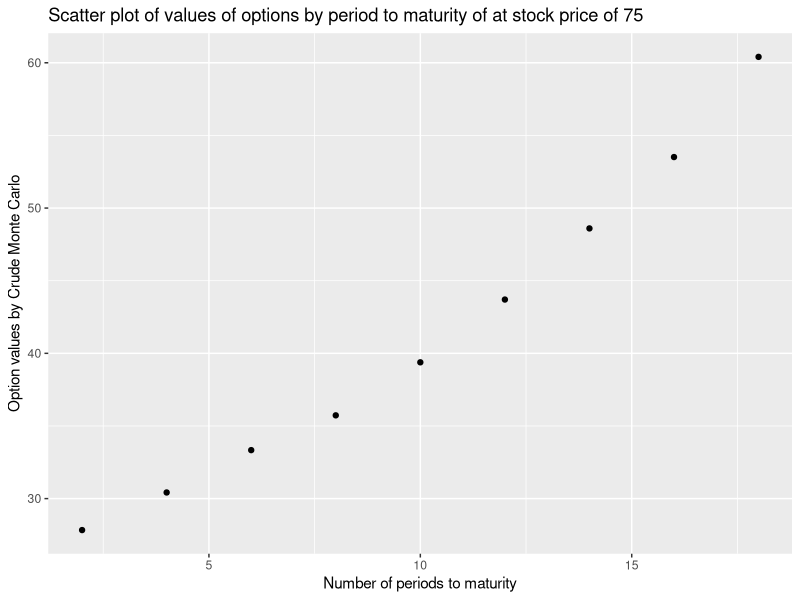
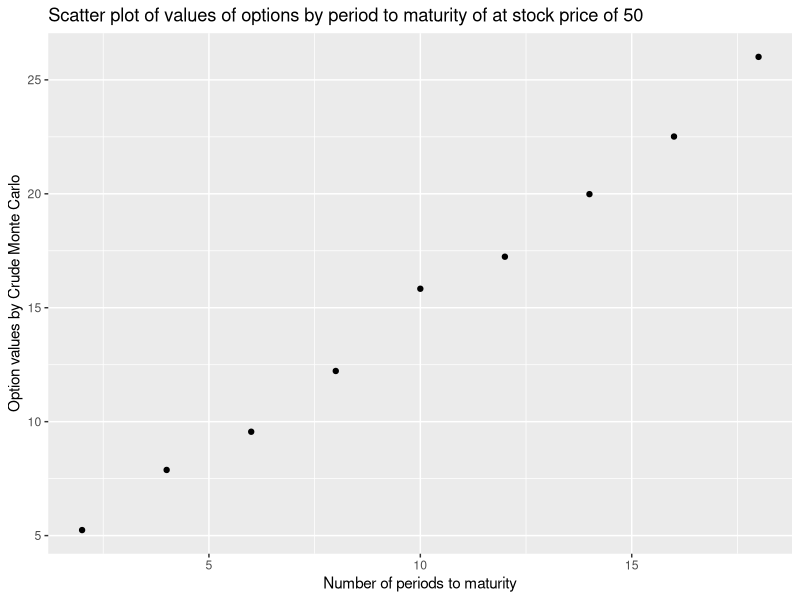
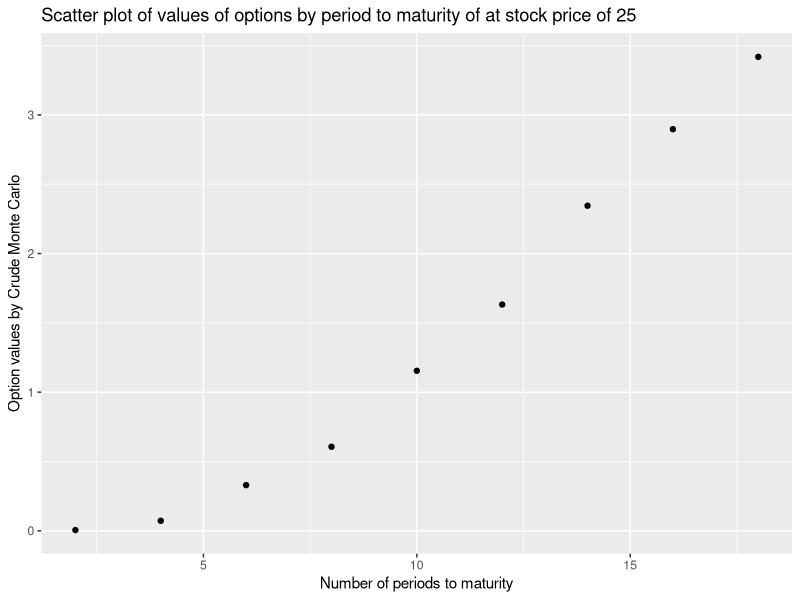

These charts were generated, in order, by the following R code: (Note: this script raises an error after producing the figures.)
## ---- chunk 1
set.seed(400)
library(tidyr)
library(tidyverse)
library(rmarkdown)
library(ggplot2)
library(dbplyr)
## ---- chunk 2

trials = 5000
periods_to_maturity = c(2,4,6,8,10,12,14,16,18,20)
stock_prices = c(25, 50, 75)
stockExerciseRatio = c(0.5, 1, 1.25)
E = 50
r = 0.015
sigma_squared = 0.025 
dividend = 0.25

#chosen from October 2021, but others can be chosen to try to match historical data
yield_points = c(.09,.1,.11,.16,.36)

inflation_rate = 0.062

#rate to be used to evaluate the present day value of an investment
risk_free_rate = function(inflation_rate, period_to_maturity){
  quarters = c(2,4,8,12,20)
  interpolate_yield_curve = approxfun(x = quarters, y = yield_points)
  return(inflation_rate - interpolate_yield_curve(period_to_maturity))
}


# an individual evaluation of a trial for a single option valuation problem
generate_option_val = function(stock_price, r, period_to_maturity, sigma){
  x_tilda = rnorm(periods_to_maturity, mean = 0, sd = 1)
  for (i in 1:period_to_maturity){
    new_q_price = stock_price * exp((r - (sigma^2)/2) + sigma * x_tilda[i])
    #case where trial needs to be restarted from price at quarter t rather than quarter 1(see p. 329 of Boyle(1977))
    if (new_q_price -  dividend <= 0){
      stock_price = generate_stock_price(stock_price, r, period_to_maturity - i + 1, sigma)
      break 
    }
    #case where we need to pay out dividends to evaluate new stock price
    else{
      stock_price = new_q_price - dividend
    }
  }
  future_option_value = max(c(stock_price - E, 0))
  return(future_option_value - risk_free_rate(inflation_rate,period_to_maturity)*future_option_value)
}

#simulation looking at the case of 2 quarters to maturity and a stock price of 25 matching
option_vals = rep(NA, trials)
for (i in 1:trials){
  option_vals[i] = generate_option_val(stock_prices[1], r, periods_to_maturity[1],sqrt(sigma_squared))
}
print(paste("option value: ",mean(option_vals)))
print(paste("se of estimate: ",sd(option_vals)/(sqrt(trials))))
## ---- chunk 3
set.seed(400)
trials = 5000
periods_to_maturity = c(2,4,6,8,10,12,14,16,18,20)
stock_prices = c(25, 50, 75)
stockExerciseRatio = c(0.5, 1, 1.5)
E = 50
r = 0.015
sigma = 0.025 
dividend = 0.25

#chosen from October 2021, but others can be chosen to try to match historical data
yield_points = c(.09,.1,.11,.16,.36)
#yield_points = c(.04,.06,.9,.10,.14)
#inflation_rate = .1585
inflation_rate = 0.062

#rate to be used to evaluate the present day value of an investment
risk_free_rate = function(inflation_rate, periods_to_maturity){
  quarters = c(2,4,8,12,20)
  interpolate_yield_curve = approxfun(x = quarters, y = yield_points)
  return(inflation_rate - interpolate_yield_curve(periods_to_maturity))
}


# an individual evaluation of a trial for a single option valuation problem
generate_option_val = function(stock_price, r, periods_to_maturity, sigma){
  x_tilda = rnorm(periods_to_maturity, mean = 0, sd = 1)
  for (i in 1:periods_to_maturity){
    new_q_price = stock_price * exp((r - (sigma^2)/2) + sigma * x_tilda[i])
    #case where trial needs to be restarted from price at quarter t rather than quarter 1(see p. 329 of Boyle(1977))
    if (new_q_price -  dividend <= 0){
      stock_price = generate_stock_price(stock_price, r, periods_to_maturity - i + 1, sigma)
      break 
    }
    #case where we need to pay out dividends to evaluate new stock price
    else{
      stock_price = new_q_price - dividend
    }
  }
  future_option_value = max(c(stock_price - E, 0))
  return(future_option_value - risk_free_rate(inflation_rate,periods_to_maturity)*future_option_value)
}

#simulation looking at the case of 2 quarters to maturity and a stock price of 25 matching
option_vals = rep(NA, trials)
newmean = c()
newsd = c()
option_mean_25 = c()
option_sd_25 = c()

## need this to make variable option_vals again but empty so numbers dont add to each other
option_vals = rep(NA, trials)

for (l in 1:9){
  for (i in 1:trials){
    option_vals[i] = generate_option_val(stock_prices[1], r, periods_to_maturity[l],sqrt(sigma))
  }
  option_mean_25 = append(option_mean_25,mean(option_vals))
  newsd = sd(option_vals)/(sqrt(trials))
  option_sd_25 = append(option_sd_25,newsd)
}

## now this is for stock prices at 50

option_vals = rep(NA, trials)
newmean = c()
newsd = c()
option_mean_50 = c()
option_sd_50 = c()
for (l in 1:9){
  for (i in 1:trials){
    option_vals[i] = generate_option_val(stock_prices[2], r, periods_to_maturity[l],sqrt(sigma))
  }
  option_mean_50 = append(option_mean_50,mean(option_vals))
  newsd = sd(option_vals)/(sqrt(trials))
  option_sd_50 = append(option_sd_50,newsd)
}


## now this is for stock prices at 75
option_vals = rep(NA, trials)
newmean = c()
newsd = c()
option_mean_75 = c()
option_sd_75 = c()
for (l in 1:9){
  for (i in 1:trials){
    option_vals[i] = generate_option_val(stock_prices[3], r, periods_to_maturity[l],sqrt(sigma))
  }
  option_mean_75 = append(option_mean_75,mean(option_vals))
  newsd = sd(option_vals)/(sqrt(trials))
  option_sd_75 = append(option_sd_75,newsd)
}




periods_to_maturity =c(2,4,6,8,10,12,14,16,18)

df_25 <- data.frame(Periods_til_maturity = periods_to_maturity, Option_values=option_mean_25, Standard_deviation=option_sd_25, lower_95_CI = option_mean_25 - 2*sd(option_mean_25)/sqrt(trials), upper_95_CI = option_mean_25 + 2*sd(option_mean_25)/sqrt(trials))
df_25 = round(df_25, 4)
df_25

df_50 <- data.frame(Periods_til_maturity = periods_to_maturity, Option_values=option_mean_50, Standard_deviation=option_sd_50, lower_95_CI = option_mean_50 - 2*sd(option_mean_50)/sqrt(trials), upper_95_CI = option_mean_50 + 2*sd(option_mean_50)/sqrt(trials))
df_50 = round(df_50, 4)
df_50

df_75 <- data.frame(Periods_til_maturity = periods_to_maturity, Option_values=option_mean_75,Standard_deviation=option_sd_75, lower_95_CI = option_mean_75 - 2*sd(option_mean_75)/sqrt(trials), upper_95_CI = option_mean_75 + 2*sd(option_mean_75)/sqrt(trials))
df_75 = round(df_75, 4)
df_75
## ---- chunk 4
ggplot(df_75, aes(x=Periods_til_maturity, y=Option_values)) + 
  geom_point()+
  xlab("Number of periods to maturity")+
  ylab("Option values by Crude Monte Carlo")+
  ggtitle("Scatter plot of values of options by period to maturity of at stock price of 75")


ggplot(df_50, aes(x=Periods_til_maturity, y=Option_values)) + 
  geom_point()+
  xlab("Number of periods to maturity")+
  ylab("Option values by Crude Monte Carlo")+
  ggtitle("Scatter plot of values of options by period to maturity of at stock price of 50")


ggplot(df_25, aes(x=Periods_til_maturity, y=Option_values)) + 
  geom_point()+
  xlab("Number of periods to maturity")+
  ylab("Option values by Crude Monte Carlo")+
  ggtitle("Scatter plot of values of options by period to maturity of at stock price of 25")

## ---- chunk 5
## copied code from above chunk to add to before making commit. Didnt want to mess up original code with a comit

trials = 5000
periods_to_maturity = c(2,4,6,8,10,12,14,16,18,20)


stock_prices = c(25, 50, 75)
stockExerciseRatio = c(0.5, 1, 1.25)
E = 50
r = 0.015
sigma = 0.025 
dividend = 0.25

#chosen from October 2021, but others can be chosen to try to match historical data
yield_points = c(.09,.1,.11,.16,.36)
inflation_rate = 0.062

#rate to be used to evaluate the present day value of an investment
risk_free_rate = function(inflation_rate, period_to_maturity){
  quarters = c(2,4,8,12,20)
  interpolate_yield_curve = approxfun(x = quarters, y = yield_points)
  return(inflation_rate - interpolate_yield_curve(period_to_maturity))
}
risk_free_rate

# an individual evaluation of a trial for a single option valuation problem
generate_option_val = function(stock_price, r, periods_to_maturity, sigma){
  x_tilda = rnorm(periods_to_maturity, mean = 0, sd = 1)
  for (i in 1:periods_to_maturity){
    new_q_price = stock_price * exp((r - (sigma^2)/2) + sigma * x_tilda[i])
    #case where trial needs to be restarted from price at quarter t rather than quarter 1(see p. 329 of Boyle(1977))
    if (new_q_price -  dividend <= 0){
      stock_price = generate_stock_price(stock_price, r, periods_to_maturity - i + 1, sigma)
      break 
    }
    #case where we need to pay out dividends to evaluate new stock price
    else{
      stock_price = new_q_price - dividend
    }
  }
  future_option_value = max(c(stock_price - E, 0))
  return(future_option_value - risk_free_rate(inflation_rate,periods_to_maturity)*future_option_value)
}

#simulation looking at the case of 2 quarters to maturity and a stock price of 25 matching
option_vals = rep(NA, trials)


## This is where code gets repetitive couldn't figure out a way to do a nested loop to efficiently make a table for evaluation of options

##Make empty variables to append values into a table then later clean up
newmean = c()
newsd = c()
option_mean_25 = c()
option_sd_25 = c()

## need this to make variable option_vals again but empty so numbers dont add to each other
option_vals = rep(NA, trials)
## cope for time period 2



for (l in 1:length(periods_to_maturity)){
  for (i in 1:trials){
  option_vals[i] = generate_option_val(stock_prices[1], r, periods_to_maturity[l],sqrt(sigma))


}
  option_mean = append(option_mean_25,mean(option_vals))
  newsd = sd(option_vals)/(sqrt(trials))
}

option_mean



for (i in 1:trials){
  option_vals[i] = generate_option_val(stock_prices[1], r, periods_to_maturity[1],sqrt(sigma_squared))

  newmean = mean(option_vals)
  newsd = sd(option_vals)/(sqrt(trials))
}

option_mean_25 = append(option_mean_25,newmean)
option_sd_25 = append(option_sd_25,newsd)

## copy of code this time for periods 4
option_vals = rep(NA, trials)
for (i in 1:trials){
  option_vals[i] = generate_option_val(stock_prices[1], r, periods_to_maturity[2],sqrt(sigma_squared))

  newmean = mean(option_vals)
  newsd = sd(option_vals)/(sqrt(trials))
}

option_mean_25 = append(option_mean_25,newmean)
option_sd_25 = append(option_sd_25,newsd)


## copy of code this time for periods 6
option_vals = rep(NA, trials)
for (i in 1:trials){
  option_vals[i] = generate_option_val(stock_prices[1], r, periods_to_maturity[3],sqrt(sigma_squared))

  newmean = mean(option_vals)
  newsd = sd(option_vals)/(sqrt(trials))
}

option_mean_25 = append(option_mean_25,newmean)
option_sd_25 = append(option_sd_25,newsd)


## copy of code this time for periods 8
option_vals = rep(NA, trials)
for (i in 1:trials){
  option_vals[i] = generate_option_val(stock_prices[1], r, periods_to_maturity[4],sqrt(sigma_squared))

  newmean = mean(option_vals)
  newsd = sd(option_vals)/(sqrt(trials))
}

option_mean_25 = append(option_mean_25,newmean)
option_sd_25 = append(option_sd_25,newsd)


## copy of code this time for periods 10
option_vals = rep(NA, trials)
for (i in 1:trials){
  option_vals[i] = generate_option_val(stock_prices[1], r, periods_to_maturity[5],sqrt(sigma_squared))

  newmean = mean(option_vals)
  newsd = sd(option_vals)/(sqrt(trials))
}

option_mean_25 = append(option_mean_25,newmean)
option_sd_25 = append(option_sd_25,newsd)


## copy of code this time for periods 12
option_vals = rep(NA, trials)
for (i in 1:trials){
  option_vals[i] = generate_option_val(stock_prices[1], r, periods_to_maturity[9],sqrt(sigma_squared))

  newmean = mean(option_vals)
  newsd = sd(option_vals)/(sqrt(trials))
}

option_mean_25 = append(option_mean_25,newmean)
option_sd_25 = append(option_sd_25,newsd)
